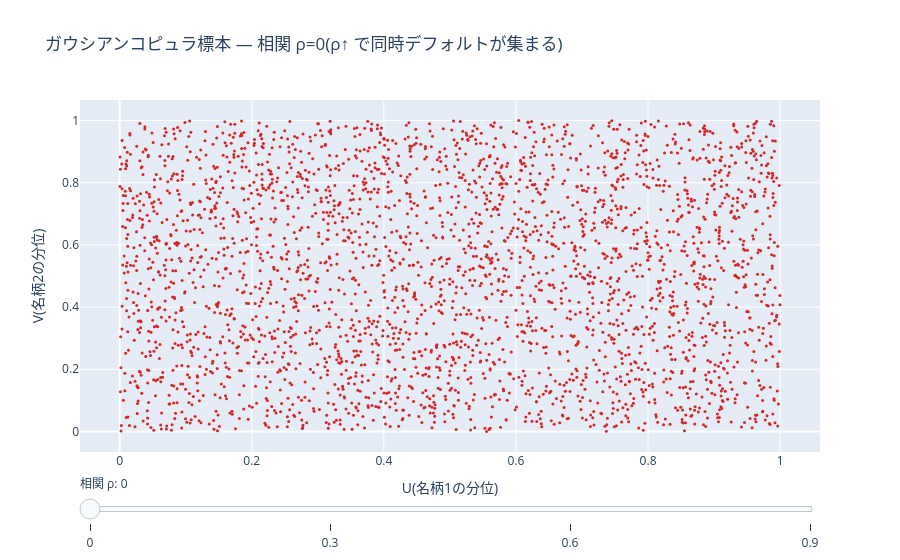

Notebook code for this chart:
### Markdown cell above
## 4. テール依存とコピュラの限界

コピュラは「周辺分布」と「依存構造」を分離する（Sklar の定理）。ガウシアン・コピュラは
**テール依存がゼロ**：極端事象が同時に起きる確率を構造的に過小評価する。$\rho$ を上げると
散布図の点が対角に寄り、共通因子 $M$ が悪いときに**まとめてデフォルト**する様子が見える。
実務では $t$-コピュラ（テール依存あり）やベース相関などで補正する。

### Code cell
# ガウシアンコピュラ標本（ρ スライダー）: ρ↑ で同時デフォルトが集まる
pv.plotly_copula_scatter().show()

# 共通因子が悪い(M=-2)と全社の条件付きデフォルト確率が跳ね上がる
print(f"条件付きデフォルト P(default|M): M=-2 → {copula.conditional_default_prob(0.05, 0.3, -2.0):.4f}, "
      f"M=0 → {copula.conditional_default_prob(0.05, 0.3, 0.0):.4f}, M=+2 → {copula.conditional_default_prob(0.05, 0.3, 2.0):.4f}")

### Figure 1 — Plotly figure (JSON) as saved in the notebook; plotly's stock layout.template omitted (floating-point values rounded to 4 significant figures; data arrays with more than 128 entries replaced by an {"elided": "..."} marker saying what was removed)
{"data": [{"marker": {"color": "#d62728", "size": 3}, "mode": "markers", "name": "ρ=0", "type": "scatter", "visible": true, "x": {"elided": "3000 float values"}, "y": {"elided": "3000 float values"}}, {"marker": {"color": "#d62728", "size": 3}, "mode": "markers", "name": "ρ=0.3", "type": "scatter", "visible": false, "x": {"elided": "3000 float values"}, "y": {"elided": "3000 float values"}}, {"marker": {"color": "#d62728", "size": 3}, "mode": "markers", "name": "ρ=0.6", "type": "scatter", "visible": false, "x": {"elided": "3000 float values"}, "y": {"elided": "3000 float values"}}, {"marker": {"color": "#d62728", "size": 3}, "mode": "markers", "name": "ρ=0.9", "type": "scatter", "visible": false, "x": {"elided": "3000 float values"}, "y": {"elided": "3000 float values"}}], "layout": {"sliders": [{"active": 0, "currentvalue": {"prefix": "相関 ρ: "}, "steps": [{"args": [{"visible": [true, false, false, false]}, {"title.text": "ガウシアンコピュラ標本 — 相関 ρ=0(ρ↑ で同時デフォルトが集まる)"}], "label": "0", "method": "update"}, {"args": [{"visible": [false, true, false, false]}, {"title.text": "ガウシアンコピュラ標本 — 相関 ρ=0.3(ρ↑ で同時デフォルトが集まる)"}], "label": "0.3", "method": "update"}, {"args": [{"visible": [false, false, true, false]}, {"title.text": "ガウシアンコピュラ標本 — 相関 ρ=0.6(ρ↑ で同時デフォルトが集まる)"}], "label": "0.6", "method": "update"}, {"args": [{"visible": [false, false, false, true]}, {"title.text": "ガウシアンコピュラ標本 — 相関 ρ=0.9(ρ↑ で同時デフォルトが集まる)"}], "label": "0.9", "method": "update"}]}], "title": {"text": "ガウシアンコピュラ標本 — 相関 ρ=0(ρ↑ で同時デフォルトが集まる)"}, "xaxis": {"title": {"text": "U(名柄1の分位)"}}, "yaxis": {"title": {"text": "V(名柄2の分位)"}}}}
